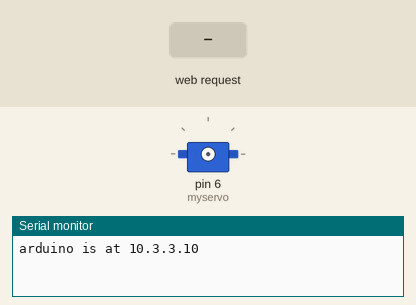
Recording of a sketch running on a simulated Arduino Leonardo, built for the host (arithmetic inside an expression is 32-bit, double 64-bit). Parts: servo, the last lines printed to the serial monitor. The inputs (shaded band) are chosen by the test bench. WiFi joins after 1.5 s; servers stay silent unless stated; uploads are accepted with an empty reply.

Above: at 1.2 s.
1.3 s: HTTP request GET /open received
At 6.5 s:
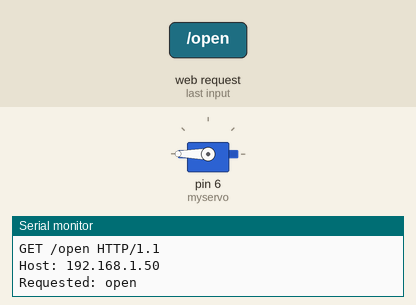
Timing chart, 0 to 8.0 s (numbered marks = the images above; inputs shaded):
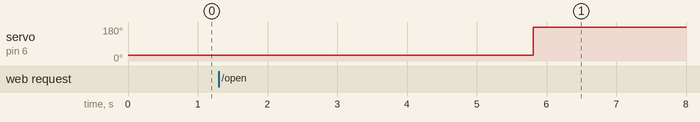

The sketch:

DoorWebServerAndServo.ino
```cpp
/*
  Door Web Server And Servo

 A simple web server that triggers a servo to turn my door handle
 using an Arduino Wiznet Ethernet shield.

 Circuit:
 * Ethernet shield attached to pins 10, 11, 12, 13
 * Servo output attached to pin 6
 * Magnetic reed switch on pin 8

 created 6 Jan 2013
 by Benjamin L. Wicks
*/

#include <SPI.h>
#include <Ethernet.h>
#include <Servo.h>

// Servo object
Servo myservo;

// MAC address and IP address for controller below.
// The MAC address is found printed on the bottom of newer Arduino Ethernet shields
// The IP address will be dependent on your local network:
byte mac[] = {
  0x00, 0x00, 0x00, 0x00, 0x00, 0x00 };
IPAddress myIP(10,3,3,10);

// my server on the local network
byte demetriusServer[] = {
  10,3,3,100};

// Initialize the Ethernet server library
// with the IP address and port you want to use
// (port 80 is default for HTTP):
EthernetServer server(80);

// Initialize the Ethernet client
EthernetClient eClient;

// Magnet switch
int MAG_PIN = 8;

void setup() {
  // Open serial communications and wait for port to open:
  Serial.begin(9600);
  while (!Serial) {
    ; // wait for serial port to connect. Needed for Leonardo only
  }


  // start the Ethernet connection and the server:
  Ethernet.begin(mac, myIP);
  server.begin();
  Serial.print("arduino is at ");
  Serial.println(Ethernet.localIP());

  // set the reed switch as input
  pinMode(MAG_PIN, INPUT);
}


void loop() {
  // listen for incoming clients
  EthernetClient client = server.available();
  if (client) {
    Serial.println("new client");
    // store requested GET /<page> -- can be up to 14 characters long
    char str[15];
    // an http request ends with a blank line
    boolean currentLineIsBlank = true;
    // read GET requested page into memory
    boolean haveReadGET = false;
    while (client.connected()) {
      if (client.available()) {
        char c = client.read();
        Serial.write(c);
        if (!haveReadGET) {
          if (c == '/') {
            // read string until space
            int i = 0;
            do {
              c = client.read();
              Serial.write(c);
              if (c == ' ') {
                haveReadGET = true;
                str[i] = '\0';
                break;
              }
              str[i] = c;
              i = i+1;
            }
            while (i < 15);
          }
        }
        // if you've gotten to the end of the line (received a newline
        // character) and the line is blank, the http request has ended,
        // so you can send a reply
        if (c == '\n' && currentLineIsBlank) {
          // What did they request?
          Serial.print("Requested: ");
          Serial.println(str);

          // send a standard http response header
          client.println("HTTP/1.1 200 OK");
          client.println("Content-Type: text/html");
          client.println("Connnection: close");
          client.println();
          client.println("<!DOCTYPE HTML>");
          client.println("<html>");
          if (strcmp(str,"stat") == 0) {
            // print the status of the door
            client.println("<head><title>Status</title></head>");
            client.println("<body>Door is ");
            if (digitalRead(MAG_PIN)) {
              client.println("shut.</body></html>");
            } else {
              client.println("open.</body></html>");
            }
          }
          else if (strcmp(str,"open") == 0) {
            // Open the door
            openDoor();
            client.println("<head><title>Open</title></head><body>");
            // record opened time on server
            if (eClient.connect(demetriusServer, 80)) {
              Serial.println("connected to DB on Demetrius.");
              eClient.println("GET /doorOpener/insertLast.php?atid=1 HTTP/1.0");
              eClient.println();
              client.print("<h1>Communicating with Demetrius</h1><p>");
              while (eClient.available()) {
                char c = eClient.read();
                client.print(c);
              }
              eClient.stop();
              client.println("</p>");
            }
            else {
              client.println("<h1 style='color:red;'>Connection to Demetrius' DB failed.</h1>");
              eClient.stop();
            }
            client.println("</body></html>");

          }
          else {
            // return this by default
            client.println("<head><title>Door</title></head>");
            client.println("</html>");
          }
          break;
        }
        if (c == '\n') {
          // you're starting a new line
          currentLineIsBlank = true;
        }
        else if (c != '\r') {
          // you've gotten a character on the current line
          currentLineIsBlank = false;
        }
      }
    }
    // give the web browser time to receive the data
    delay(1);
    // close the connection:
    client.stop();
    Serial.println("client disonnected");
  }
}

// turn the servo to turn the door handle
void openDoor() {
  myservo.attach(6);
  myservo.write(30);
  delay(1500);
  myservo.detach();
  delay(3000);
  myservo.attach(6);
  myservo.write(180);
  delay(700);
  myservo.detach();
}
```

Measured:
- after the input at 1.3 s, servo on pin 6 (myservo): 30° → 180° after 4.5 s
